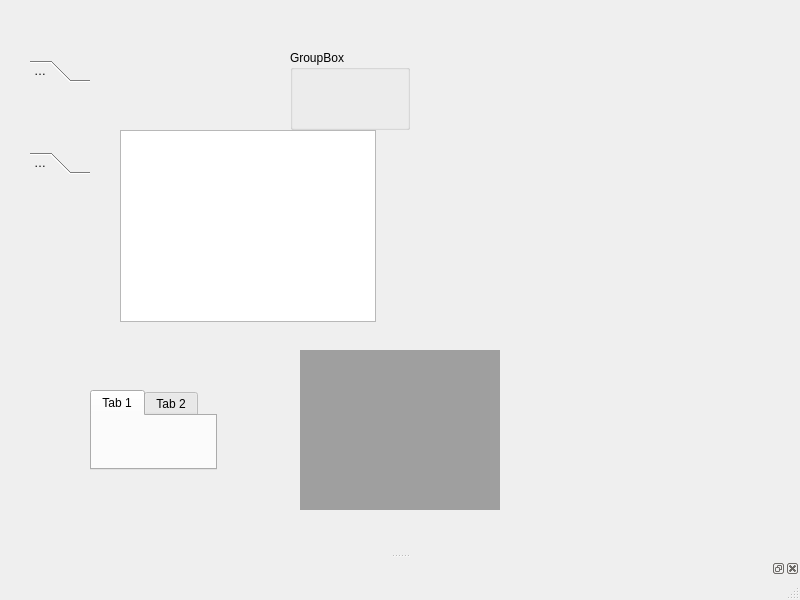
<?xml version="1.0" encoding="UTF-8"?>
<ui version="4.0">
 <class>MainWindow</class>
 <widget class="QMainWindow" name="MainWindow">
  <property name="geometry">
   <rect>
    <x>0</x>
    <y>0</y>
    <width>800</width>
    <height>600</height>
   </rect>
  </property>
  <property name="windowTitle">
   <string>MainWindow</string>
  </property>
  <widget class="QWidget" name="centralwidget">
   <widget class="QColumnView" name="columnView">
    <property name="geometry">
     <rect>
      <x>120</x>
      <y>130</y>
      <width>256</width>
      <height>192</height>
     </rect>
    </property>
   </widget>
   <widget class="QToolBox" name="toolBox">
    <property name="geometry">
     <rect>
      <x>30</x>
      <y>60</y>
      <width>60</width>
      <height>114</height>
     </rect>
    </property>
    <property name="currentIndex">
     <number>0</number>
    </property>
    <widget class="QWidget" name="page">
     <property name="geometry">
      <rect>
       <x>0</x>
       <y>0</y>
       <width>60</width>
       <height>60</height>
      </rect>
     </property>
     <attribute name="label">
      <string>Page 1</string>
     </attribute>
    </widget>
    <widget class="QWidget" name="page_2">
     <property name="geometry">
      <rect>
       <x>0</x>
       <y>0</y>
       <width>60</width>
       <height>60</height>
      </rect>
     </property>
     <attribute name="label">
      <string>Page 2</string>
     </attribute>
    </widget>
   </widget>
   <widget class="QTabWidget" name="tabWidget">
    <property name="enabled">
     <bool>true</bool>
    </property>
    <property name="geometry">
     <rect>
      <x>90</x>
      <y>390</y>
      <width>127</width>
      <height>80</height>
     </rect>
    </property>
    <property name="sizePolicy">
     <sizepolicy hsizetype="Fixed" vsizetype="Expanding">
      <horstretch>0</horstretch>
      <verstretch>3</verstretch>
     </sizepolicy>
    </property>
    <widget class="QWidget" name="tab">
     <attribute name="title">
      <string>Tab 1</string>
     </attribute>
    </widget>
    <widget class="QWidget" name="tab_2">
     <attribute name="title">
      <string>Tab 2</string>
     </attribute>
    </widget>
   </widget>
   <widget class="QMdiArea" name="mdiArea">
    <property name="geometry">
     <rect>
      <x>300</x>
      <y>350</y>
      <width>200</width>
      <height>160</height>
     </rect>
    </property>
   </widget>
   <widget class="QGroupBox" name="groupBox">
    <property name="geometry">
     <rect>
      <x>290</x>
      <y>50</y>
      <width>120</width>
      <height>80</height>
     </rect>
    </property>
    <property name="title">
     <string>GroupBox</string>
    </property>
   </widget>
  </widget>
  <widget class="QMenuBar" name="menubar">
   <property name="geometry">
    <rect>
     <x>0</x>
     <y>0</y>
     <width>800</width>
     <height>20</height>
    </rect>
   </property>
  </widget>
  <widget class="QStatusBar" name="statusbar"/>
  <widget class="QDockWidget" name="dockWidget">
   <attribute name="dockWidgetArea">
    <number>8</number>
   </attribute>
   <widget class="QWidget" name="dockWidgetContents"/>
  </widget>
 </widget>
 <resources/>
 <connections/>
</ui>
